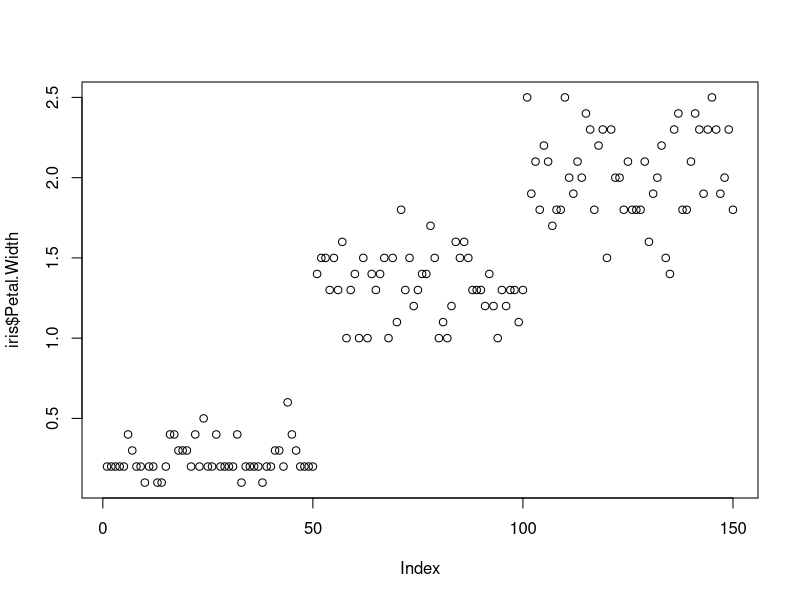
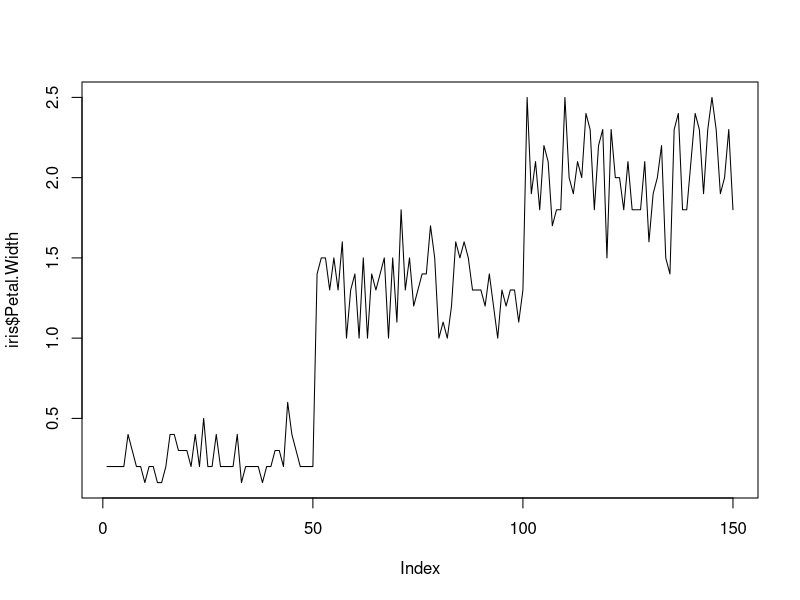
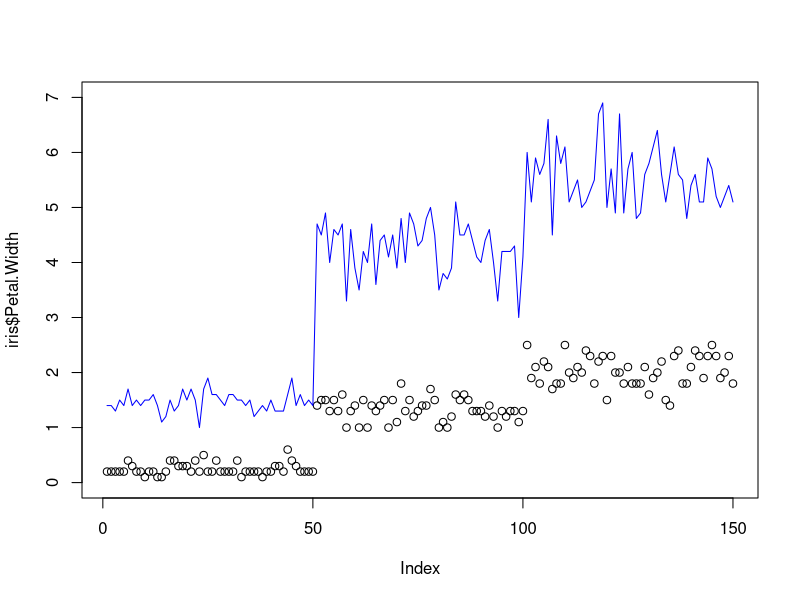
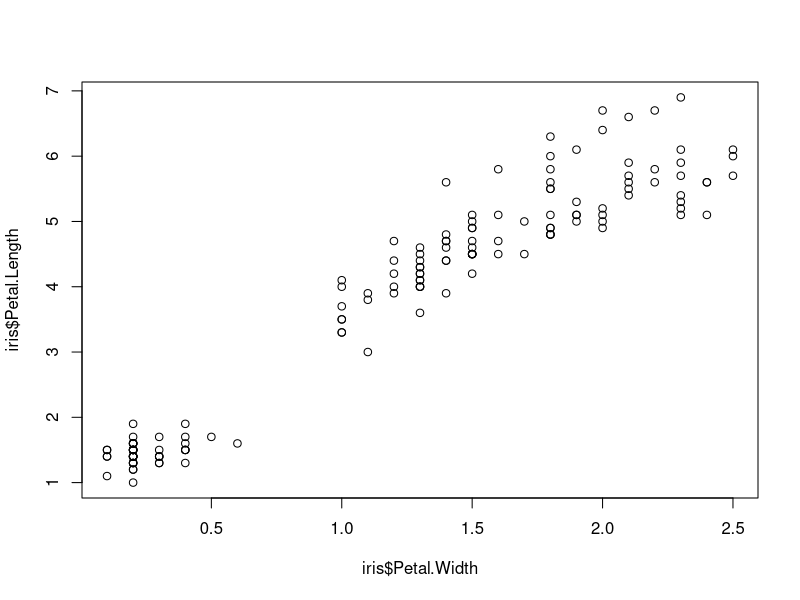
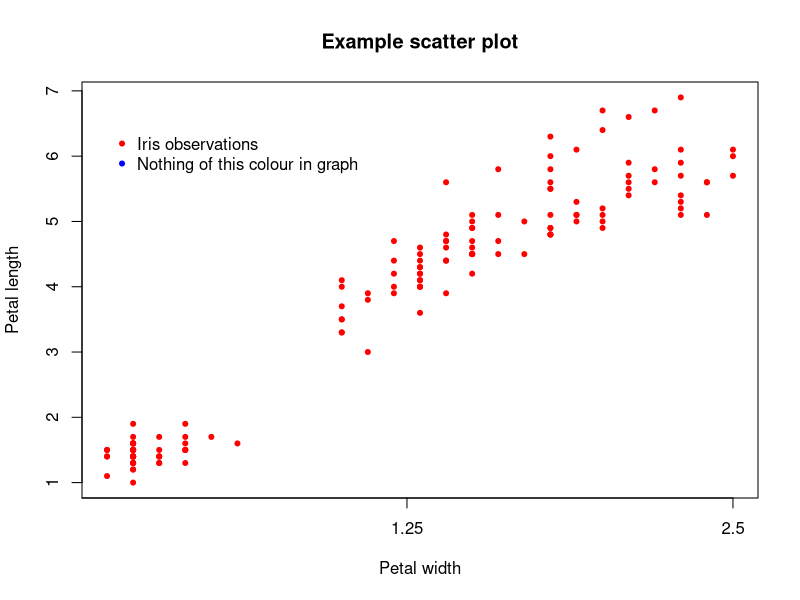
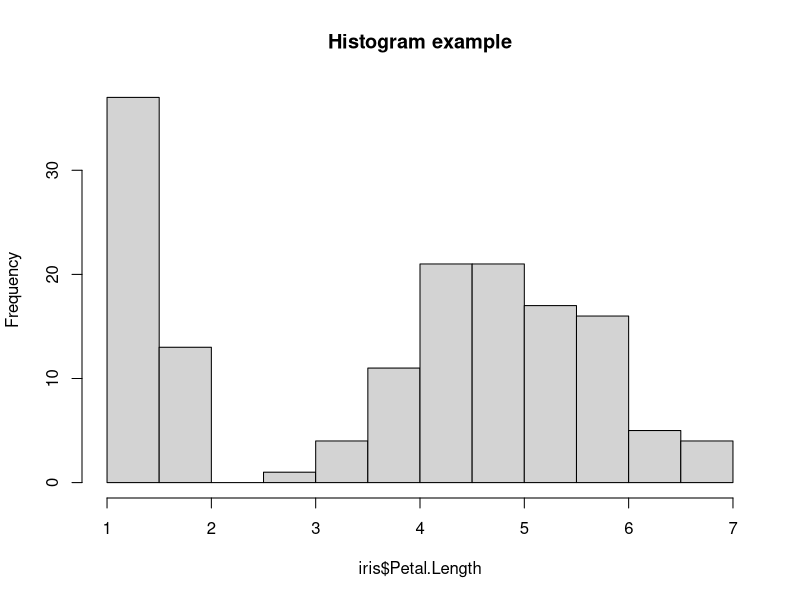
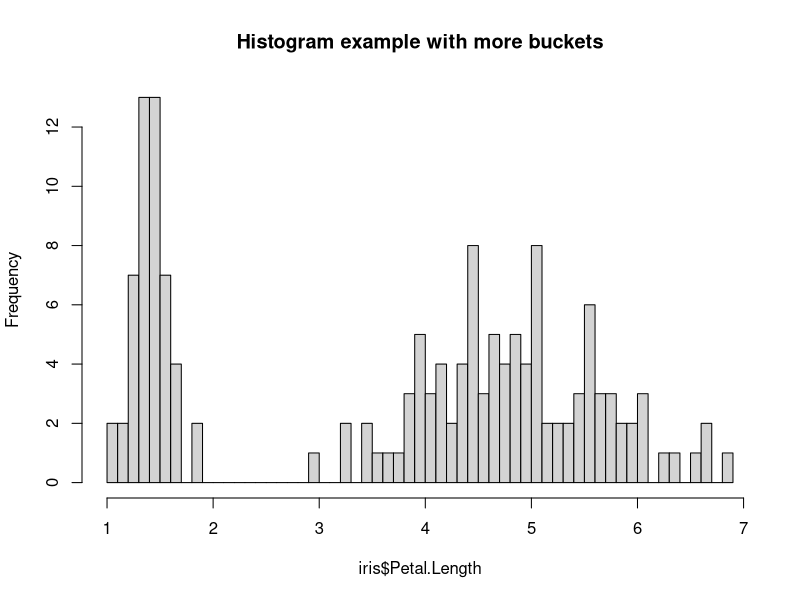
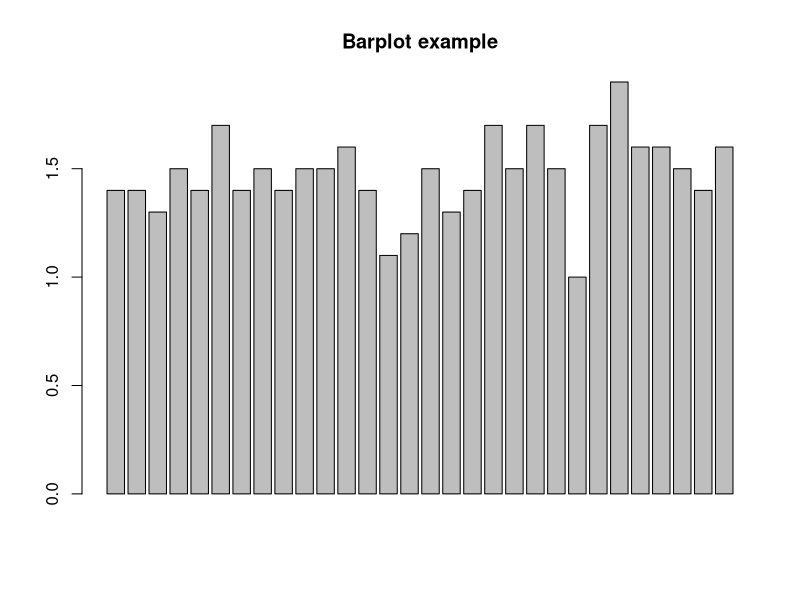

These figures' R source, in order:
## ---- chunk 1
# Load these for the examples below to work for you
library(ggplot2)
library(data.table)
library(magrittr)
## ---- chunk 2
# Single variable graph uses the order of the data for the x axis
plot(iris$Petal.Width)
plot(iris$Petal.Width, t='l')  # Second arg means 'type' = 'line'. Default is points.
# Some functions add features to an existing graph
plot(iris$Petal.Width,
     ylim=c(0, 7))  # Specify the y-axis range. Also works for xlim.
lines(iris$Petal.Length, col='blue')  # Adds another variable. points() works similar.
# Two-variable scatterplot
plot(iris$Petal.Width, iris$Petal.Length)
# Next example modifies a few features. Many other things can be modified.
plot(iris$Petal.Width, iris$Petal.Length, col='red',
     pch=20,  # specify the point type. Options are here: https://r-lang.com/pch-in-r/
     main='Example scatter plot', 
     ylab='Petal length', 
     xlab='Petal width', 
     xaxt='n')  # Specify no ticks on x axis, so it can be manually added in
axis(1,  # Axis ticks for side '1' (i.e. x axis)
     at=c(0, 1.25, 2.5),  # Where to put the ticks 
     labels=c(0, 1.25, 2.5))  # What to write under the ticks (could also be text)
legend(0.1, 6.5,  # Coordinates for placing the legend 
       legend=c('Iris observations', 'Nothing of this colour in graph'),  # Legend text
       pch=20,  # Legend symbols (could specify e.d. line type (lty) instead)
       col=c('red', 'blue'),  # Legend symbol colours
       bty='n')  # Remove box around legend
# Other types of graphs. Features can be changed same as example above.
hist(iris$Petal.Length, main='Histogram example')
hist(iris$Petal.Length, 50, main='Histogram example with more buckets',)  # 50 buckets
barplot(iris$Petal.Length[1:30], main='Barplot example')
# Barplot with multiple variables wants the variables as rows. Use 't()' to transpose.
barplot(t(iris[1:30, c('Petal.Length', 'Petal.Width')]))
boxplot(iris[, c('Petal.Length', 'Petal.Width')], main='Boxplot example')
plot(density(iris$Petal.Width), main='Density function example')  
plot(ecdf(iris$Petal.Width), main='CDF example')  # cumulative distribution function

## ---- chunk 3
### Scatterplots in ggplot
# Minimal working example.
plotdata <- copy(iris)
ggplot(plotdata, aes(x=Petal.Length, y=Petal.Width)) +
  geom_point()

# Different colours
ggplot(plotdata, aes(x=Petal.Length, y=Petal.Width, colour=Species)) +
  geom_point()

# Another way. This is useful if you want to combine plot types (e.g. point and line), 
#   and you want to use different variables in each type.
ggplot(plotdata) +
  geom_point(aes(x=Petal.Length, y=Petal.Width)) 

# To give an example that mixes two types, first format and combine a couple of the 
#   in-built datasets. These datasets are of type 'time series' (ts) which nobody really 
#   uses. So first format them into a more usable format. 'time()' extracts the time 
#   periods from a ts object.
sunspot_dt <- data.table(year = as.numeric(time(sunspot.year)), # remove ts object types 
                         sunspots = as.numeric(sunspot.year))  
nhtemp_dt <- data.table(year = as.numeric(time(nhtemp)), 
                        temp = as.numeric(nhtemp))
plotdata <- nhtemp_dt %>%
  merge(sunspot_dt, all.x=TRUE, 
        by='year')
ggplot(plotdata) +
  geom_col(aes(x=year, y=temp)) +
  geom_line(aes(x=year, y=sunspots))  # Putting the line 2nd layers it 'above' the bars.

# Simple line chart with multiple series. ggplot requires this type of chart to be in 
#   long format. melt() is the data.table function for converting to long
plotdata2 <- copy(plotdata) %>%
  melt(id.vars='year', variable.name='var', value.name='val') 
ggplot(plotdata2, aes(x=year, y=val, group=var, colour=var)) + 
  geom_line()

# Similar chart but with more features.
plotdata <- copy(iris)
ggplot(plotdata, aes(x=Petal.Length, y=Petal.Width, 
                     colour=Species)) +  # Colour specifies the variable to set colour by
  geom_point() +  # Add points to the graph (based on the aesthetics provided above)
  coord_fixed(ratio = 1) +  # Force x and y axes to have the same scale
  scale_y_continuous(limits=c(0, 2.5)) +  # y axis limits
  scale_x_continuous(limits=c(0, 7),  # x axis limits
                     breaks=c(1, 3, 5, 7),  # Location of x ticks
                     labels=c('one', 'three', 'five', 'seven')) +  # x tick labels
  geom_hline(yintercept=0) +  # Add horizontal line at zero
  geom_segment(x=0, y=0, xend=7, yend=7, colour='black', linetype=2) +  # Manually add line
  annotate('text', x=1, y=1.8, label='Equality line', 
           colour='black') +  # Manually add text
  ggtitle('Iris data graph with lots of unnecessary features\nIncluding a 2-line title') + 
  labs(y='Width',  # y axis label
       x='Length',  # x axis label
       colour='Species column') +  # legend label (use '' for blank)
  theme(legend.position='bottom')  # Default is legend on right side; this moves it.




